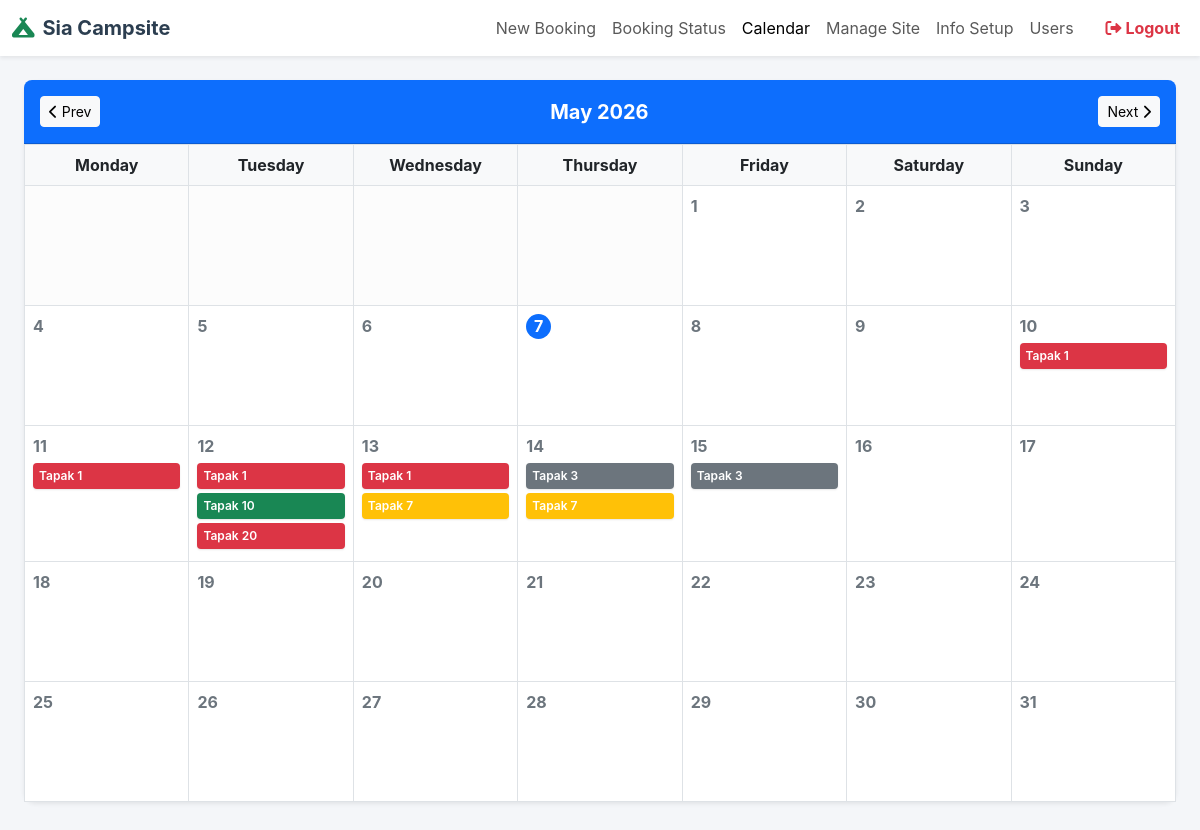
/view_status_cal.php (signed in), run on the app's committed database.
### tables this page shows
CREATE TABLE `bookings` (
  `id` int(11) NOT NULL,
  `site_id` int(11) NOT NULL,
  `booking_name` varchar(100) NOT NULL,
  `booking_contact` varchar(20) NOT NULL,
  `check_in` date NOT NULL,
  `check_out` date NOT NULL,
  `booking_remark` text DEFAULT NULL,
  `admin_remark` text DEFAULT NULL,
  `created_at` timestamp NOT NULL DEFAULT current_timestamp(),
  `payment_amount` decimal(10,2) DEFAULT 50.00,
  `payment_status` enum('unpaid','partial','paid') DEFAULT 'unpaid',
  `payment_reference` varchar(100) DEFAULT NULL,
  `payment_proof` varchar(255) DEFAULT NULL
);

CREATE TABLE `sites` (
  `id` int(11) NOT NULL,
  `tapak_name` varchar(50) NOT NULL,
  `status` enum('active','maintenance') DEFAULT 'active',
  `remark` text DEFAULT NULL
);

### view_status_cal.php (the view, shortened to what this page needs)
<?php
require 'db_config.php';
$month = isset($_GET['m']) ? (int)$_GET['m'] : (int)date('m');
$year = isset($_GET['y']) ? (int)$_GET['y'] : (int)date('Y');
$firstDayOfMonth = sprintf('%04d-%02d-01', $year, $month);
$lastDayOfMonth = date('Y-m-t', strtotime($firstDayOfMonth));
$bookings = [];
try {
    $stmt = $pdo->prepare("
        SELECT b.*, s.tapak_name
        FROM bookings b
        JOIN sites s ON b.site_id = s.id
        WHERE b.check_in <= ? AND b.check_out > ?
    ");
    $stmt->execute([$lastDayOfMonth, $firstDayOfMonth]);
    $bookings = $stmt->fetchAll();
} catch (PDOException $e) {
    die("Database error: " . $e->getMessage());
}
$calendarData = [];
foreach ($bookings as $b) {
    $in = new DateTime($b['check_in']);
    $out = new DateTime($b['check_out']);
    $current = clone $in;
    while ($current < $out) {
        $dateStr = $current->format('Y-m-d');
        if (!isset($calendarData[$dateStr])) {
            $calendarData[$dateStr] = [];
        }
        $calendarData[$dateStr][] = [
            'id' => $b['id'],
            'site_id' => $b['site_id'],
            'tapak_name' => $b['tapak_name'],
            'guest' => $b['booking_name'],
            'contact' => $b['booking_contact'],
            'check_in' => $b['check_in'],
            'check_out' => $b['check_out'],
            'remark' => $b['booking_remark'],
            'payment_amount' => $b['payment_amount'] ?? 0.00,
            'payment_status' => $b['payment_status'] ?? 'unpaid',
            'payment_reference' => $b['payment_reference'],
            'payment_proof' => $b['payment_proof']
        ];
        $current->modify('+1 day');
    }
}
$firstDayTimestamp = strtotime($firstDayOfMonth);
$daysInMonth = date('t', $firstDayTimestamp);
$firstDayOfWeek = date('N', $firstDayTimestamp);
$prevMonth = $month - 1;
$prevYear = $year;
$nextMonth = $month + 1;
$nextYear = $year;
?>
<!DOCTYPE html>
<html lang="en">
<head>
    <link href="https://cdn.jsdelivr.net/npm/bootstrap@5.3.0/dist/css/bootstrap.min.css" rel="stylesheet">
    <link rel="stylesheet" href="https://cdnjs.cloudflare.com/ajax/libs/font-awesome/6.0.0/css/all.min.css">
</head>
<body>
<nav class="navbar navbar-expand-lg navbar-light bg-white shadow-sm mb-4">
    <div class="container-fluid">
        <a class="navbar-brand" href="index.php"><i class="fas fa-campground text-success me-2"></i>Sia Campsite</a>
        <div class="collapse navbar-collapse" id="navbarNav">
            <ul class="navbar-nav ms-auto">
                <li class="nav-item"><a class="nav-link" href="index.php">New Booking</a></li>
                <li class="nav-item"><a class="nav-link" href="booking_status.php">Booking Status</a></li>
                <li class="nav-item"><a class="nav-link active" href="view_status_cal.php">Calendar</a></li>
                <li class="nav-item"><a class="nav-link" href="manage_sites.php">Manage Site</a></li>
                <li class="nav-item"><a class="nav-link" href="info.php">Info Setup</a></li>
                <li class="nav-item"><a class="nav-link" href="manage_users.php">Users</a></li>
                <li class="nav-item ms-lg-3"><a class="nav-link text-danger fw-bold" href="logout.php"><i class="fas fa-sign-out-alt"></i> Logout</a></li>
            </ul>
        </div>
    </div>
</nav>
<div class="container-fluid pb-5 px-lg-4">
    <div class="card shadow-sm calendar-card">
        <div class="card-header bg-primary text-white py-3 d-flex justify-content-between align-items-center rounded-top-3">
            <a href="?m=<?= $prevMonth ?>&y=<?= $prevYear ?>" class="btn btn-sm btn-light"><i class="fas fa-chevron-left"></i> Prev</a>
            <h5 class="mb-0 fw-bold"><?= date('F Y', $firstDayTimestamp) ?></h5>
            <a href="?m=<?= $nextMonth ?>&y=<?= $nextYear ?>" class="btn btn-sm btn-light">Next <i class="fas fa-chevron-right"></i></a>
        </div>
        <div class="card-body p-0 table-responsive">
            <table class="table table-bordered calendar-table mb-0" style="min-width: 800px;">
                <thead>
                    <tr>
                        <th>Monday</th>
                        <th>Tuesday</th>
                        <th>Wednesday</th>
                        <th>Thursday</th>
                        <th>Friday</th>
                        <th>Saturday</th>
                        <th>Sunday</th>
                    </tr>
                </thead>
                <tbody>
                    <tr>
                    <?php
                    $dayCount = 1;
                    $currentDayOfWeek = 1;
                    for ($i = 1; $i < $firstDayOfWeek; $i++) {
                        echo "<td class='empty'></td>";
                        $currentDayOfWeek++;
                    }
                    while ($dayCount <= $daysInMonth) {
                        $currentDate = sprintf('%04d-%02d-%02d', $year, $month, $dayCount);
                        $isToday = ($currentDate === date('Y-m-d')) ? 'today' : '';
                        echo "<td class='$isToday'>";
                        echo "<span class='date-num'>$dayCount</span>";
                        if (isset($calendarData[$currentDate])) {
                            foreach ($calendarData[$currentDate] as $booking) {
                                $colors = ['bg-success', 'bg-danger', 'bg-warning text-dark', 'bg-info text-dark', 'bg-primary', 'bg-secondary'];
                                $cIdx = crc32($booking['tapak_name']) % count($colors);
                                $colorClass = $colors[$cIdx];
                                echo "<div class='booking-badge $colorClass text-white'
                                        data-id='" . htmlspecialchars($booking['id']) . "'
                                        data-site-id='" . htmlspecialchars($booking['site_id']) . "'
                                        data-tapak='" . htmlspecialchars($booking['tapak_name']) . "'
                                        data-guest='" . htmlspecialchars($booking['guest']) . "'
                                        data-contact='" . htmlspecialchars($booking['contact']) . "'
                                        data-checkin='" . htmlspecialchars($booking['check_in']) . "'
                                        data-checkout='" . htmlspecialchars($booking['check_out']) . "'
                                        data-remark='" . htmlspecialchars($booking['remark'] ?? '-') . "'
                                        data-payment-amount='" . htmlspecialchars($booking['payment_amount']) . "'
                                        data-payment-status='" . htmlspecialchars($booking['payment_status']) . "'
                                        data-payment-reference='" . htmlspecialchars($booking['payment_reference'] ?? '') . "'
                                        data-payment-proof='" . htmlspecialchars($booking['payment_proof'] ?? '') . "'
                                        title='Click for details: {$booking['guest']}'>";
                                echo htmlspecialchars($booking['tapak_name']);
                                echo "</div>";
                            }
                        }
                        echo "</td>";
                        if ($currentDayOfWeek == 7) {
                            echo "</tr>";
                            if ($dayCount < $daysInMonth) {
                                echo "<tr>";
                            }
                            $currentDayOfWeek = 0;
                        }
                        $dayCount++;
                        $currentDayOfWeek++;
                    }
                    ?>
                </tbody>
            </table>
        </div>
    </div>
</div>
</body>
</html>

### view_status_cal.php (style rules this page uses)
body { background-color: #f4f6f9; font-family: 'Inter', 'Segoe UI', sans-serif; }
.navbar-brand { font-weight: bold; color: #2c3e50 !important; }
.calendar-card { border-radius: 12px; border: none; }
.calendar-table th { text-align: center; background-color: #f8f9fa; width: 14.28%; }
.calendar-table td { height: 120px; vertical-align: top; padding: 8px; border: 1px solid #dee2e6; }
.calendar-table td.empty { background-color: #fcfcfc; }
.date-num { font-weight: bold; color: #6c757d; margin-bottom: 5px; display: block; }
.today .date-num { color: white; background-color: #0d6efd; border-radius: 50%; width: 25px; height: 25px; text-align: center; line-height: 25px; }
.booking-badge { display: block; font-size: 0.75rem; font-weight: 600; margin-bottom: 4px; padding: 4px 6px; border-radius: 4px; white-space: nowrap; overflow: hidden; text-overflow: ellipsis; cursor: pointer; box-shadow: 0 1px 2px rgba(0,0,0,0.1); transition: transform 0.1s; }

### data on the page
bookings: site.tapak_name "Tapak 1"
bookings: site.tapak_name "Tapak 10"
bookings: site.tapak_name "Tapak 20"
bookings: site.tapak_name "Tapak 7"
bookings: site.tapak_name "Tapak 3"

### other printed values
date('F Y', $firstDayTimestamp) "May 2026"
